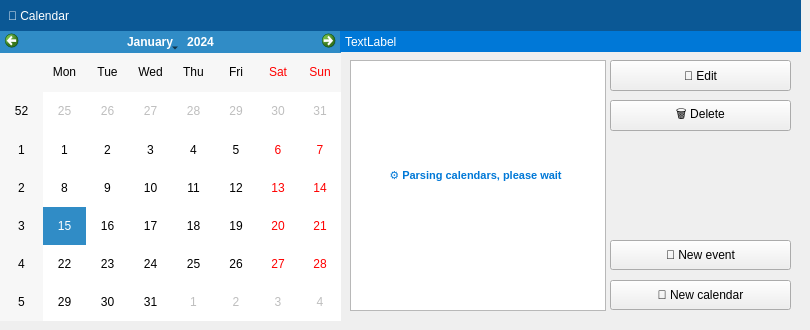
      <widget class="QWidget" name="Calendario">
       <attribute name="title">
        <string>Calendar</string>
       </attribute>
       <widget class="QCalendarWidget" name="displayedCalendar">
        <property name="geometry">
         <rect>
          <x>0</x>
          <y>30</y>
          <width>341</width>
          <height>291</height>
         </rect>
        </property>
        <property name="styleSheet">
         <string notr="true"/>
        </property>
       </widget>
       <widget class="QLabel" name="selectedDate">
        <property name="geometry">
         <rect>
          <x>340</x>
          <y>30</y>
          <width>461</width>
          <height>22</height>
         </rect>
        </property>
        <property name="styleSheet">
         <string notr="true">background-color: rgb(0, 120, 215);
color: rgb(255, 255, 255);
font: 700 9pt &quot;Segoe UI&quot;;
padding-left: 2px;
padding-top: 2px;
</string>
        </property>
        <property name="text">
         <string>TextLabel</string>
        </property>
       </widget>
       <widget class="QListWidget" name="listOfEvents">
        <property name="geometry">
         <rect>
          <x>350</x>
          <y>60</y>
          <width>256</width>
          <height>251</height>
         </rect>
        </property>
       </widget>
       <widget class="QPushButton" name="editButton">
        <property name="geometry">
         <rect>
          <x>610</x>
          <y>60</y>
          <width>181</width>
          <height>31</height>
         </rect>
        </property>
        <property name="text">
         <string>📝 Edit</string>
        </property>
       </widget>
       <widget class="QPushButton" name="deleteButton">
        <property name="geometry">
         <rect>
          <x>610</x>
          <y>100</y>
          <width>181</width>
          <height>31</height>
         </rect>
        </property>
        <property name="text">
         <string>🗑️ Delete</string>
        </property>
       </widget>
       <widget class="QLabel" name="todoLabel_8">
        <property name="geometry">
         <rect>
          <x>0</x>
          <y>0</y>
          <width>801</width>
          <height>31</height>
         </rect>
        </property>
        <property name="styleSheet">
         <string notr="true">background-color: #0b5895;
color: white;
font: 700 9pt &quot;Segoe UI&quot;;
padding-left: 5px;</string>
        </property>
        <property name="text">
         <string>📅 Calendar</string>
        </property>
       </widget>
       <widget class="QPushButton" name="newEventShortcut">
        <property name="geometry">
         <rect>
          <x>610</x>
          <y>240</y>
          <width>181</width>
          <height>30</height>
         </rect>
        </property>
        <property name="text">
         <string>📅 New event</string>
        </property>
       </widget>
       <widget class="QPushButton" name="newCalendarShortcut">
        <property name="geometry">
         <rect>
          <x>610</x>
          <y>280</y>
          <width>181</width>
          <height>30</height>
         </rect>
        </property>
        <property name="text">
         <string>📅 New calendar</string>
        </property>
       </widget>
       <widget class="QLabel" name="parsing_alert">
        <property name="enabled">
         <bool>true</bool>
        </property>
        <property name="geometry">
         <rect>
          <x>350</x>
          <y>160</y>
          <width>251</width>
          <height>31</height>
         </rect>
        </property>
        <property name="styleSheet">
         <string notr="true">color: rgb(0, 120, 215);</string>
        </property>
        <property name="text">
         <string>&lt;html&gt;&lt;head/&gt;&lt;body&gt;&lt;p align=&quot;center&quot;&gt;&lt;span style=&quot; font-size:8pt; font-weight:700; color:#0078d7;&quot;&gt;⚙️ &lt;/span&gt;&lt;span style=&quot; font-size:8pt; font-weight:700; color:#0078d7;&quot;&gt;Parsing calendars, &lt;/span&gt;&lt;span style=&quot; font-size:8pt; font-weight:700; color:#0078d7;&quot;&gt;please wait&lt;/span&gt;&lt;/p&gt;&lt;/body&gt;&lt;/html&gt;</string>
        </property>
       </widget>
      </widget>
